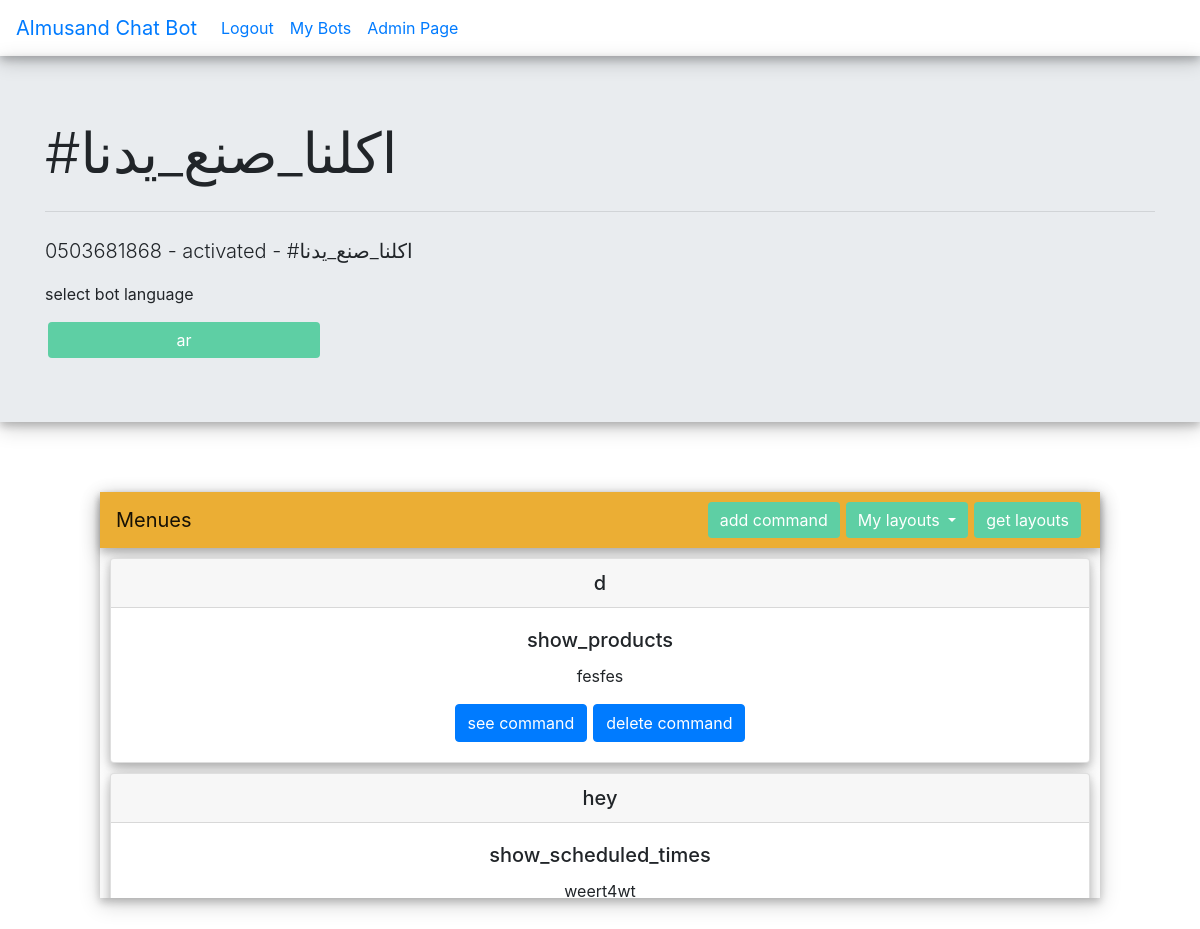
Page /bot/1 (signed in) on the earlier database version.
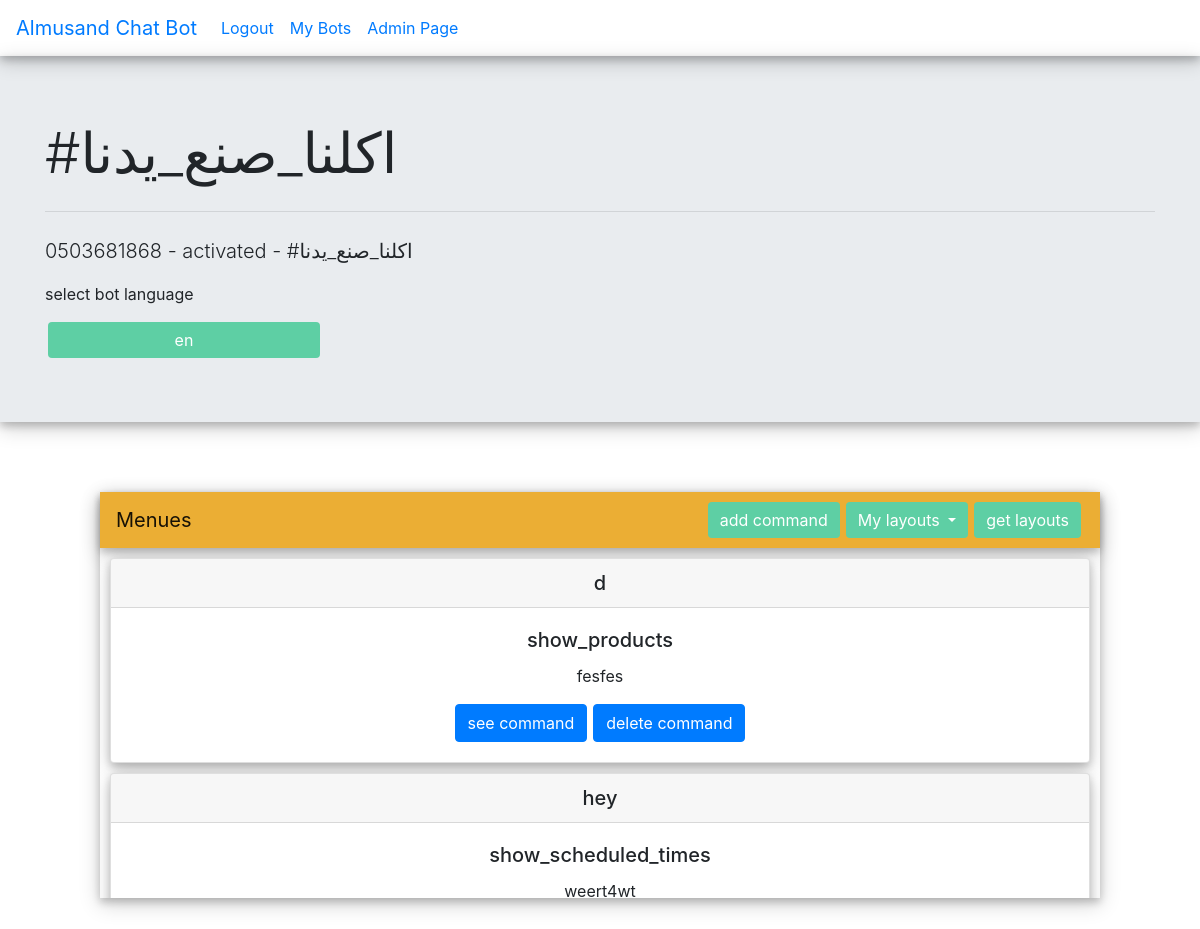
Same page on the later database version.
### CHATBOT/models.py (models this page shows)
class BotModel(db.Model):
    id = db.Column(db.Integer, primary_key=True)
    name = db.Column(db.String(255), unique=True, nullable=False)
    number = db.Column(db.String(20), unique=True, nullable=False)
    language = db.Column(db.String(4), nullable=False, default="ar")
    active = db.Column(db.Boolean, default=False)
    layouts = db.relationship("LayoutModel", secondary=bot_layouts, backref=db.backref("bots", lazy="dynamic")) #many to many relationship with the layout model
    menues = db.relationship("MenueModel", backref="bot", cascade="all,delete")
    contacts = db.relationship("ContactModel", cascade="all,delete", backref="bot")
    viewable_objects = db.relationship("ViewableObjectModel", backref="bot", cascade="all,delete")
    user_id = db.Column(db.Integer, db.ForeignKey("user.id"), nullable=False)
    channel_id = db.Column(db.Integer, db.ForeignKey("channel_model.id"), nullable=True)
    create_date = db.Column(db.DateTime, nullable=False, default=datetime.utcnow)
    update_date = db.Column(db.DateTime, nullable=False, default=datetime.utcnow)

class MenueModel(db.Model): # a model that stores bot possible procedures (every customer creates there own menues)
    id = db.Column(db.Integer, primary_key=True)
    bot_id = db.Column(db.Integer, db.ForeignKey("bot_model.id"), nullable=False)
    layout_id = db.Column(db.Integer, db.ForeignKey("layout_model.id"), nullable=False)
    command = db.Column(db.String(20), nullable=False)
    description = db.Column(db.String(150), nullable=False)
    viewable_objects = db.relationship("ViewableObjectModel", backref="menue")
    create_date = db.Column(db.DateTime, nullable=False, default=datetime.utcnow)
    update_date = db.Column(db.DateTime, nullable=False, default=datetime.utcnow)

class LayoutModel(db.Model): # represents how a command should be treated (we create the layouts)
    id = db.Column(db.Integer, primary_key=True) # add a description
    name = db.Column(db.String(50), nullable=False, unique=True) # maybe make this the primary_key
    menues = db.relationship("MenueModel", backref="layout")
    viewable_objects = db.relationship("ViewableObjectModel", backref="layout")
    create_date = db.Column(db.DateTime, nullable=False, default=datetime.utcnow)
    update_date = db.Column(db.DateTime, nullable=False, default=datetime.utcnow)

### CHATBOT/routes.py (the view)
@app.route("/bot/<int:bot_id>", methods=["GET", "POST"])
@login_required
def bot(bot_id): # C
    form = LanguageForm()
    bot = BotModel.query.get(bot_id)
    if not bot or not bot.user == current_user:
        return redirect(url_for('index'))
    if form.validate_on_submit():
        bot.language = form.language.data
        db.session.commit()
        return redirect(url_for("bot", bot_id=bot_id))
    form.language.default = bot.language
    form.process()
    return render_template("bot.html", bot=bot, form=form, lang=bot.language)

### CHATBOT/forms.py
class LanguageForm(FlaskForm):
    language = SelectField("select language", choices=languages, validators=[DataRequired()])

### CHATBOT/models.py (called while the page is built)
@login_manager.user_loader
def load_user(user_id):
    return User.query.get(user_id)

### CHATBOT/routes.py (called while the page is built)
@app.context_processor
def utility_processor():
    def get_text(tag, language_list):
        return next(x.get("description") for x in language_list if x.get("tag") == tag)
    return dict(get_text=get_text)

### CHATBOT/templates/bot.html (shortened to what this page needs)
{% extends "layouts/_systemsLayout.html" %}
{% block content %}
<div class="jumbotron jumbotron-fluid">
  <div class="container">
    <h1 class="display-4">{{ bot.name }}</h1>
    <hr class="my-4">
    <p class="lead">{{ bot.number }} - {% if bot.active %}activated{% else %}deactivated{% endif %} - {{ bot.name }}</p>
    <form role="form" method="POST">
      <p id="language_form_p">select bot language</p>
      {{ form.language(placeholder="language", onchange="this.form.submit()",  class="btn btn-success dropdown-toggle nav-button", id="dropdownMenuButton") }}
    </form>
  </div>
</div>
<div id="nav_card">
    <nav id="nav-card1" class="navbar navbar-light card_nav_bar">
        <a class="navbar-brand" href="#">Menues</a>
        <ul class="nav nav-pills">
        <li class="nav-item">
            <a href="{{ url_for('menue_create', bot_id=bot.id) }}"><button type="button" class="btn btn-success nav-button">add command</button></a>
        </li>
        <div class="dropdown">
          <button class="btn btn-success dropdown-toggle nav-button" type="button" id="dropdownMenuButton" data-toggle="dropdown" aria-haspopup="true" aria-expanded="false">
            My layouts
          </button>
        </div>
        <li class="nav-item">
          <a href="{{ url_for('layouts', bot_id=bot.id) }}"><button type="button" class="btn btn-success nav-button">get layouts</button></a>
      </li>
        </ul>
    </nav>
    <div data-spy="scroll" data-target="#nav-card1" data-offset="0" class="scrollable-div">
      {% for menue in bot.menues %}
        <div class="card nav-card-nested">
            <h5 class="card-header">{{ menue.command }}</h5>
            <div class="card-body">
              <h5 class="card-title">{{ menue.layout.name }}</h5>
              <p class="card-text">{{ menue.description }}</p>
              <a href="{{ url_for('menue', menue_id=menue.id) }}"><button type="button" class="btn btn-primary card-button">see command</button></a><a href="#"><button type="button" class="btn btn-primary card-button">delete command</button></a>
            </div>
          </div>
          {% endfor %}
    </div>
    </div>
{% endblock %}

### CHATBOT/templates/layouts/_systemsLayout.html (shortened to what this page needs)
<!DOCTYPE html>
<html lang="en">
<head>
    <link rel="stylesheet" href="https://stackpath.bootstrapcdn.com/bootstrap/4.4.1/css/bootstrap.min.css">
    <link rel="stylesheet" href="{{ url_for('static', filename='css/systems.css') }}">
    <link rel="stylesheet" href="https://cdnjs.cloudflare.com/ajax/libs/font-awesome/4.7.0/css/font-awesome.min.css">
</head>
<body>
    <nav class="navbar navbar-expand-lg">
      <a class="navbar-brand" href="{{ url_for('index') }}">Almusand Chat Bot</a>
        <div class="collapse navbar-collapse" id="navbarSupportedContent">
          <ul class="navbar-nav mr-auto">
            {% if current_user.is_authenticated %}
            <li class="nav-item active">
              <a class="nav-link" href="{{ url_for('logout') }}">Logout<span class="sr-only">(current)</span></a>
            </li>
              <li class="nav-item active">
                <a class="nav-link" href="{{ url_for('bots') }}">My Bots<span class="sr-only">(current)</span></a>
              </li>
              {% if current_user.is_admin %}
              <li class="nav-item active">
                <a class="nav-link" href="{{ url_for('admin') }}">Admin Page<span class="sr-only">(current)</span></a>
              </li>
              {% endif %}
              {% else %}
              <li class="nav-item active">
                <a class="nav-link" href="{{ url_for('login') }}">Login<span class="sr-only">(current)</span></a>
              </li>
            {% endif %}
          </ul>
        </div>
      </nav>
    {% block content %}
    {% endblock %}
</html>

### CHATBOT/static/css/systems.css (style rules this page uses)
#nav_card { background-color: white; margin-top: 70px; margin-bottom: 100px; margin-right: 100px; margin-left: 100px; box-shadow: 0 4px 8px 0 rgba(0, 0, 0, 0.2), 0 6px 20px 0 rgba(0, 0, 0, 0.19); }
.jumbotron { box-shadow: 0 4px 8px 0 rgba(0, 0, 0, 0.2), 0 6px 20px 0 rgba(0, 0, 0, 0.19); }
.card_nav_bar { background-color: #ebae34; }
.scrollable-div { overflow-y: scroll; height: 350px; }
.nav-card-nested { text-align: center; margin: 10px; box-shadow: 0 4px 8px 0 rgba(0, 0, 0, 0.2), 0 6px 20px 0 rgba(0, 0, 0, 0.19); }
.navbar { box-shadow: 0 4px 8px 0 rgba(0, 0, 0, 0.2), 0 6px 20px 0 rgba(0, 0, 0, 0.19); }
button { background-color: #4bc79e; }
.nav-button { margin-right: 3px; margin-left: 3px; background-color: hsl(157, 54%, 59%); border: #4bc79e; }
.card-button { margin-right: 3px; margin-left: 3px; }

Differences in the rows shown:
changed BotModel "#اكلنا_صنع_يدنا": language "ar" → "en"
